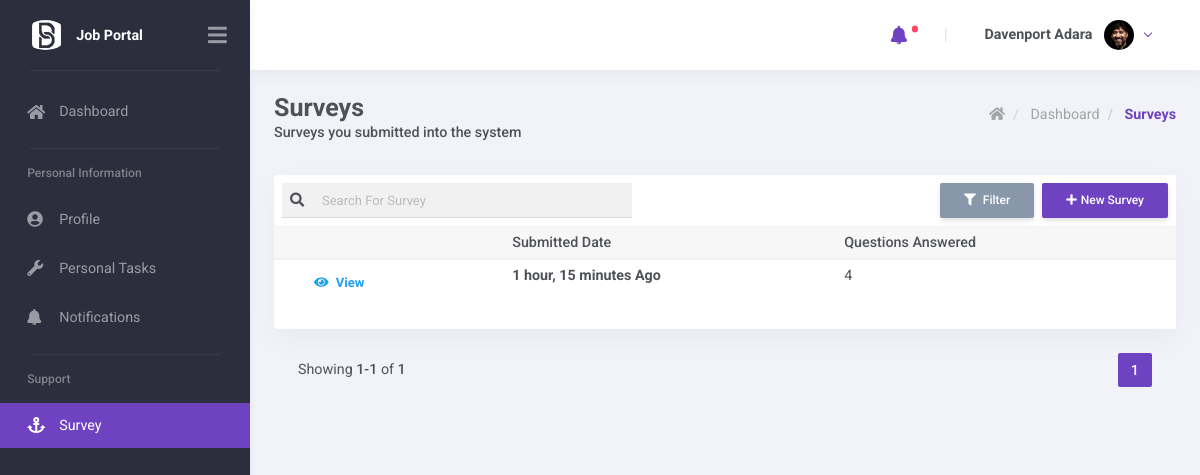
The app's page /app/personal-surveys/ (signed in) with its own data.
### core/models.py (models this page shows, shortened)
class Employee(AbstractUser, PermissionsMixin):
    id = models.UUIDField(primary_key=True, default=uuid.uuid4, editable=False)
    employee_number = models.CharField(max_length=10, editable=False, unique=True)
    nationalIdNo = models.CharField(max_length=150, help_text="format:XX-XXXXXX-A-XX", unique=True,
                                    verbose_name="Nation ID Number")
    profilePhoto = models.ImageField(blank=True, null=True, upload_to="users/profile-photos",
                                     verbose_name="Profile Photo")
    username = models.CharField(max_length=150, unique=True)
    email = models.EmailField(max_length=255, unique=True, )
    phone = PhoneNumberField(max_length=20, verbose_name="Phone Number")
    SEX_CHOICES = [
        ("MALE", "Male"),
        ("FEMALE", "Female"),
        ("UNKNOWN", "Unknown"),
    ]
    date_of_birth = models.DateField(blank=True, null=True)
    sex = models.CharField(max_length=10, choices=SEX_CHOICES, default="UNKNOWN", verbose_name="Sex")
    address_line_1 = models.CharField(max_length=255, blank=True, null=True, verbose_name="Address Line 1")
    address_line_2 = models.CharField(max_length=255, blank=True, null=True, verbose_name="Address Line 2")
    ROLE_CHOICES = [
        ('ADMIN', 'Admin'),
        ('APPLICANT', 'Applicant'),
        ('HR OFFICER', 'HR Officer'),
        ("EMPLOYEE", "Employee")
    ]
    role = models.CharField(max_length=255, choices=ROLE_CHOICES, default="ADMIN")
    active_assignment = models.OneToOneField('JobAssignments', on_delete=models.SET_NULL,
                                             related_name="active_employee", null=True, blank=True)
    objects = CustomUserManager()
    USERNAME_FIELD = 'email'
    REQUIRED_FIELDS = [
        "phone",
        "username",
        "first_name",
        "last_name",
        "nationalIdNo"
    ]
    def __str__(self):
        return self.last_name.upper() + " " + self.first_name.upper()
    class Meta:
        ordering = ["first_name", "last_name"]
        unique_together = [("nationalIdNo")]
        verbose_name = "Employee"
        verbose_name_plural = "Employees"

class BaseModel(models.Model):
    id = models.UUIDField(primary_key=True, default=uuid.uuid4, editable=False)
    createdAt = models.DateTimeField(auto_now_add=True)
    updatedAt = models.DateTimeField(auto_now=True)
    class Meta:
        abstract = True

class SurveyRecord(BaseModel):
    employee = models.ForeignKey(Employee, on_delete=models.CASCADE, related_name="surveys")
    class Meta:
        ordering=["-createdAt"]
        verbose_name = "Survey Record"
        verbose_name_plural = "Survey Records"

### core/views.py (the view)
# urls.py: path('app/personal-surveys/', PersonalSurveyListView.as_view(), name='app_personal_surveys_list'),
class PersonalSurveyListView(LoginRequiredMixin, ListView, SearchFilter):
    template_name = "pages/personal_surveys.html"
    model = SurveyRecord
    paginate_by = settings.PAGE_SIZE
    paginator_class = Paginator
    total_count = 0
    search_fields = [
        "employee__first_name",
        "employee__last_name",
        "employee__employee_number",
        "employee__nationalIdNo",
    ]
    def get_queryset(self, **kwargs):
        today = timezone.now().today()
        queryset = super().get_queryset().filter(
            employee=self.request.user
        )
        self.total_count = queryset.count()
        return self.filter_queryset_here(request=self.request, queryset=queryset)
    def get_context_data(self, **kwargs):
        context = super().get_context_data(**kwargs)
        context["total"] = self.total_count
        return context

### core/helpers/search_filter.py (called while the page is built, shortened)
def search_smart_split(search_terms):
    split_terms = []
    return split_terms

    def get_search_terms(self, request):
        value = request.GET.get(self.search_param, '')
        field = CharField(trim_whitespace=False, allow_blank=True)
        cleaned_value = field.run_validation(value)
        return search_smart_split(cleaned_value)

    def filter_queryset_here(self, queryset, request):
        search_terms = self.get_search_terms(request)
        if not self.search_fields or not search_terms:
            return queryset

### core/models.py (called while the page is built)
    def unread(self, include_deleted=False):
        return self.filter(unread=True, deleted=False)

    @property
    def timesince(self, now=None):
        from django.utils.timesince import timesince as timesince_
        return timesince_(self.createdAt, now)

### templates/pages/personal_surveys.html
{% extends "layouts/app.layout.html" %}
{% block app-content %}
    {% include "includes/personal_surveys_list/header.html" %}
    <div class="card">
        {% include "includes/personal_surveys_list/filter-items.html" %}
        {% include "includes/personal_surveys_list/table.html" %}
    </div>
    {% if page_obj %}
        <div class="mt-4">
    	{% include "components/datatables/pagination.html" %}
        </div>
    {% endif %}
{% endblock %}

### templates/layouts/includes/user-dropdown.html (shortened to what this page needs)
{% load static random_color %}
<div class="demo-navbar-user nav-item dropdown">
            <a class="nav-link dropdown-toggle" href="#" data-toggle="dropdown">
                <div class="d-inline-flex flex-lg-row-reverse align-items-center align-middle">
                    {% if request.user.profilePhoto %}
                    	 <img src="{{ request.user.profilePhoto.url }}" alt
                         class="d-block ui-w-30 rounded-circle">
                   {% else %}
                        <div class="d-flex align-items-center justify-content-center ui-w-30 rounded-circle {% random_user_color %} text-white">
                        {{ request.user.first_name | first  }}
                        </div>
                    {% endif %}
                    <span class="px-1 text-dark font-weight-bold mr-lg-2 ml-2 ml-lg-0 d-none d-md-inline">
                        {{ request.user | title }}
                    </span>
                </div>
            </a>
        </div>

### templates/includes/personal_surveys_list/table.html
{% if object_list.count %}
    <div class="table-responsive mb-4">
        <table class="table card-table table-sm">
            <thead class="thead-light">
            <tr>
                <th></th>
                <th>Submitted Date</th>
                <th>Questions Answered</th>
            </tr>
            </thead>
            <tbody>
            {% for object in object_list %}
                <tr>
                    <td>
                        <a href="{% url 'app_personal_surveys_details' pk=object.id %}" class="btn btn-outline-info borderless w-auto">
                            <span class="fas fa-eye"></span>
                            <span class="font-weight-bold ml-1 text-capitalize">View</span>
                        </a>
                    </td>
                    <th scope="row" class="text-left font-weight-bold">
                        {{ object.createdAt | timesince }} Ago
                    </th>
                    <td class="text-left">{{ object.values.count }}</td>
                </tr>
            {% endfor %}
            </tbody>
        </table>
    </div>
{% else %}
    {% include "layouts/includes/empty-datatable.html" %}
{% endif %}

### static/assets/css/uikit.css (style rules this page uses)
.ui-w-30 { width: 30px !important; height: 30px !important; }
.card-header + .table-responsive tr td:first-child, .card-header + .table-responsive tr th:first-child { padding-left: 1.5rem; }
.card-header + .table-responsive tr td:last-child, .card-header + .table-responsive tr th:last-child { padding-right: 1.5rem; }

### records on screen
Employee: user.profilePhoto (picture), user "Davenport Adara"
SurveyRecord: createdAt "1 hour, 15 minutes", values.count "4"

### other values on screen
{{ page_obj.start_index }} "1"
{{ page_obj.end_index }} "1"
{{ total }} "1"
{{ page }} "1"
